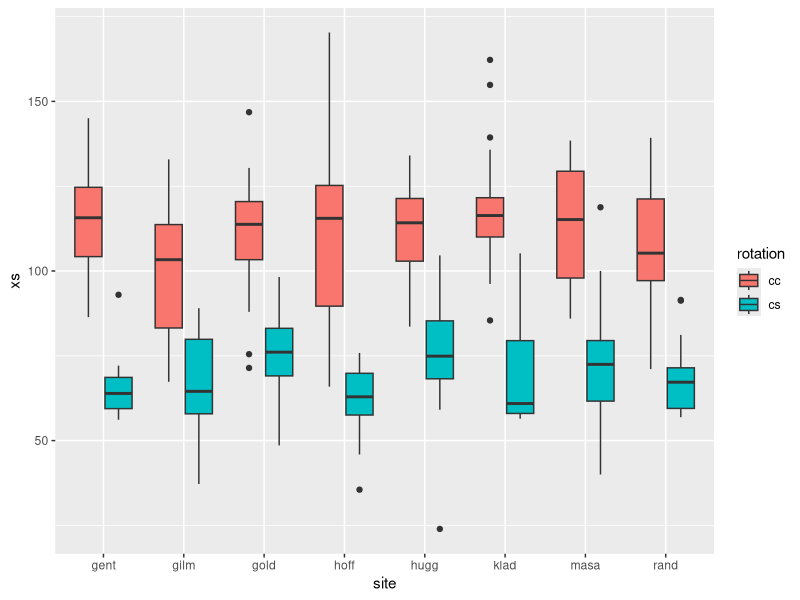
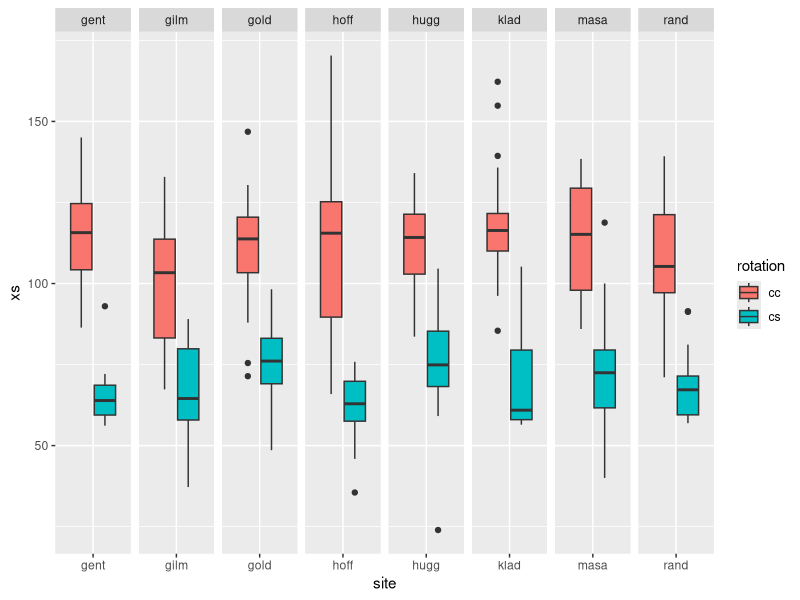
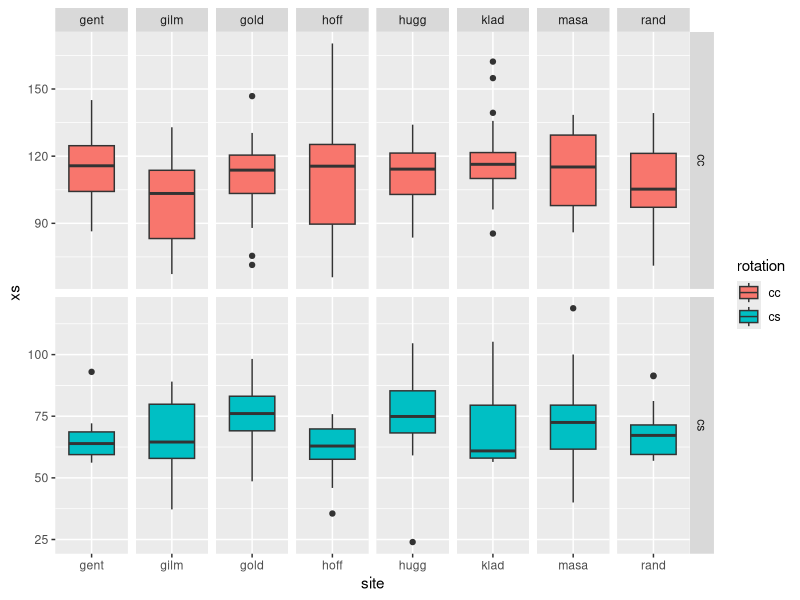
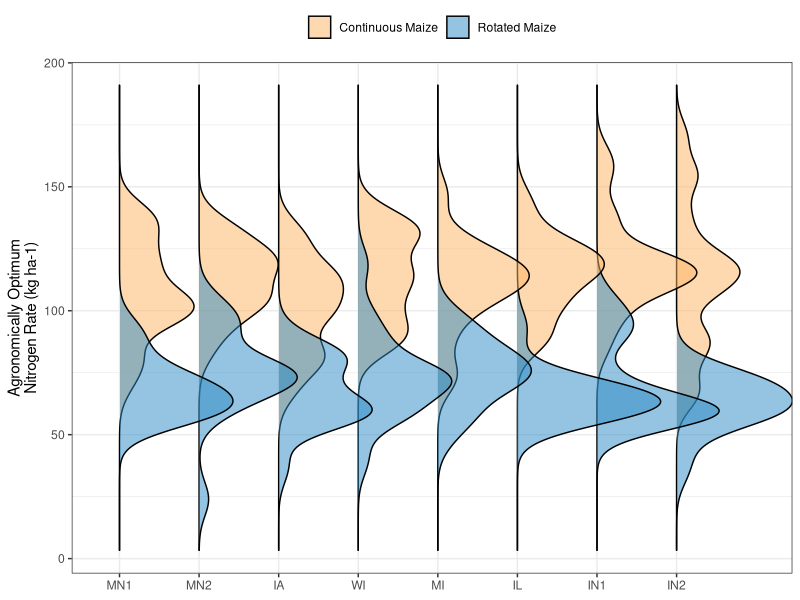

Here is the R script that generated these plots, in order:
# author: gina
# created; 9/1/2020
# purpose: make aonr plots 
# last updated: 9/14/2020 use abbreviations

rm(list = ls())

# libraries ---------------------------------------------------------------

library(tidyverse)
library(ggridges)


clr1 <- "#2a89c3"#"orange2"
clr2 <- "#fdb462" #"darkblue"



# data --------------------------------------------------------------------

site_ids <- read_csv("01_proc-raw-outs/pro_site-info.csv") %>% 
  select(site_id, site_id2, order) %>% 
  rename("site" = "site_id") %>% 
  arrange(order)

ord <- site_ids %>% pull(site_id2)


aonr <- 
  read_csv("02_fit-curves/fc_blin-yield-parms-mm.csv") %>% 
  left_join(site_ids) %>% 
  arrange(order) %>% 
  mutate(site_id2 = factor(site_id2, levels = ord))


# fig ---------------------------------------------------------------------

aonr %>% 
  ggplot(aes(site, xs)) + 
  geom_boxplot(aes(fill = rotation))

aonr %>% 
  ggplot(aes(site, xs)) + 
  geom_boxplot(aes(fill = rotation)) + 
  facet_grid(.~site, scales = "free")

aonr %>% 
  ggplot(aes(site, xs)) + 
  geom_boxplot(aes(fill = rotation)) + 
  facet_grid(rotation~site, scales = "free")



aonr %>% 
  mutate(rot = as.character(rotation),
         rot2 = dplyr::recode(rot,
                              "cc" = "Continuous Maize",                        
                              "cs" = "Rotated Maize")) %>% 
  ggplot(aes(xs, site_id2)) + 
  geom_density_ridges(aes(fill = rot2), alpha = 0.5) + 
  labs(fill = NULL,
       y = NULL,
       x = "Agronomically Optimum\nNitrogen Rate (kg ha-1)") +
  coord_flip() + 
  scale_fill_manual(values = c(clr2, clr1)) +
  theme_bw() +
  theme(legend.position = "top")


